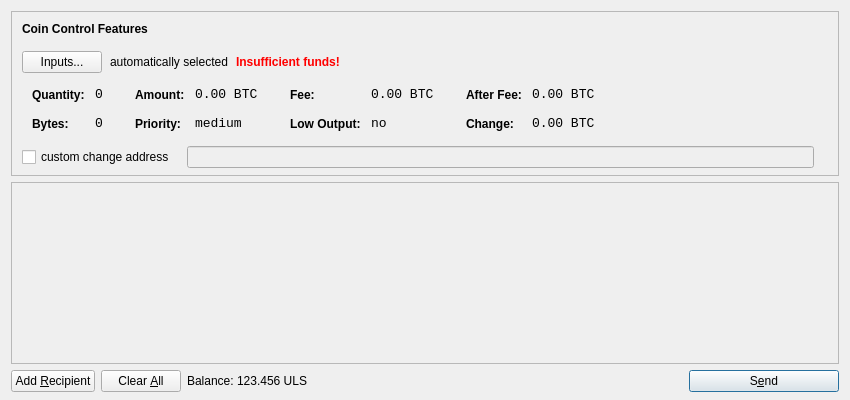
<?xml version="1.0" encoding="UTF-8"?>
<ui version="4.0">
 <class>SendCoinsDialog</class>
 <widget class="QDialog" name="SendCoinsDialog">
  <property name="geometry">
   <rect>
    <x>0</x>
    <y>0</y>
    <width>850</width>
    <height>400</height>
   </rect>
  </property>
  <property name="windowTitle">
   <string>Send Coins</string>
  </property>
  <layout class="QVBoxLayout" name="verticalLayout" stretch="0,1,0">
   <property name="bottomMargin">
    <number>8</number>
   </property>
   <item>
    <widget class="QFrame" name="frameCoinControl">
     <property name="sizePolicy">
      <sizepolicy hsizetype="Expanding" vsizetype="Expanding">
       <horstretch>0</horstretch>
       <verstretch>0</verstretch>
      </sizepolicy>
     </property>
     <property name="maximumSize">
      <size>
       <width>16777215</width>
       <height>16777215</height>
      </size>
     </property>
     <property name="frameShape">
      <enum>QFrame::StyledPanel</enum>
     </property>
     <property name="frameShadow">
      <enum>QFrame::Sunken</enum>
     </property>
     <layout class="QVBoxLayout" name="verticalLayoutCoinControl2">
      <property name="spacing">
       <number>-1</number>
      </property>
      <property name="leftMargin">
       <number>0</number>
      </property>
      <property name="topMargin">
       <number>0</number>
      </property>
      <property name="rightMargin">
       <number>0</number>
      </property>
      <property name="bottomMargin">
       <number>6</number>
      </property>
      <item>
       <layout class="QVBoxLayout" name="verticalLayoutCoinControl" stretch="0,0,0,0,1">
        <property name="spacing">
         <number>0</number>
        </property>
        <property name="leftMargin">
         <number>10</number>
        </property>
        <property name="topMargin">
         <number>10</number>
        </property>
        <item>
         <layout class="QHBoxLayout" name="horizontalLayoutCoinControl1">
          <property name="bottomMargin">
           <number>15</number>
          </property>
          <item>
           <widget class="QLabel" name="labelCoinControlFeatures">
            <property name="sizePolicy">
             <sizepolicy hsizetype="Preferred" vsizetype="Maximum">
              <horstretch>0</horstretch>
              <verstretch>0</verstretch>
             </sizepolicy>
            </property>
            <property name="font">
             <font>
              <weight>75</weight>
              <bold>true</bold>
             </font>
            </property>
            <property name="styleSheet">
             <string notr="true">font-weight:bold;</string>
            </property>
            <property name="text">
             <string>Coin Control Features</string>
            </property>
           </widget>
          </item>
         </layout>
        </item>
        <item>
         <layout class="QHBoxLayout" name="horizontalLayoutCoinControl2" stretch="0,0,0,0">
          <property name="spacing">
           <number>8</number>
          </property>
          <property name="bottomMargin">
           <number>10</number>
          </property>
          <item>
           <widget class="QPushButton" name="pushButtonCoinControl">
            <property name="styleSheet">
             <string notr="true"/>
            </property>
            <property name="text">
             <string>Inputs...</string>
            </property>
           </widget>
          </item>
          <item>
           <widget class="QLabel" name="labelCoinControlAutomaticallySelected">
            <property name="text">
             <string>automatically selected</string>
            </property>
            <property name="margin">
             <number>5</number>
            </property>
           </widget>
          </item>
          <item>
           <widget class="QLabel" name="labelCoinControlInsuffFunds">
            <property name="font">
             <font>
              <weight>75</weight>
              <bold>true</bold>
             </font>
            </property>
            <property name="styleSheet">
             <string notr="true">color:red;font-weight:bold;</string>
            </property>
            <property name="text">
             <string>Insufficient funds!</string>
            </property>
            <property name="margin">
             <number>5</number>
            </property>
           </widget>
          </item>
          <item>
           <spacer name="horizontalSpacerCoinControl">
            <property name="orientation">
             <enum>Qt::Horizontal</enum>
            </property>
            <property name="sizeHint" stdset="0">
             <size>
              <width>40</width>
              <height>1</height>
             </size>
            </property>
           </spacer>
          </item>
         </layout>
        </item>
        <item>
         <widget class="QWidget" name="widgetCoinControl" native="true">
          <property name="sizePolicy">
           <sizepolicy hsizetype="Preferred" vsizetype="Preferred">
            <horstretch>0</horstretch>
            <verstretch>0</verstretch>
           </sizepolicy>
          </property>
          <property name="minimumSize">
           <size>
            <width>0</width>
            <height>0</height>
           </size>
          </property>
          <property name="styleSheet">
           <string notr="true"/>
          </property>
          <layout class="QHBoxLayout" name="horizontalLayoutCoinControl5">
           <property name="margin">
            <number>0</number>
           </property>
           <item>
            <layout class="QHBoxLayout" name="horizontalLayoutCoinControl3" stretch="0,0,0,1">
             <property name="spacing">
              <number>20</number>
             </property>
             <property name="topMargin">
              <number>0</number>
             </property>
             <property name="bottomMargin">
              <number>10</number>
             </property>
             <item>
              <layout class="QFormLayout" name="formLayoutCoinControl1">
               <property name="horizontalSpacing">
                <number>10</number>
               </property>
               <property name="verticalSpacing">
                <number>14</number>
               </property>
               <property name="leftMargin">
                <number>10</number>
               </property>
               <property name="topMargin">
                <number>4</number>
               </property>
               <property name="rightMargin">
                <number>6</number>
               </property>
               <item row="0" column="0">
                <widget class="QLabel" name="labelCoinControlQuantityText">
                 <property name="styleSheet">
                  <string notr="true">font-weight:bold;</string>
                 </property>
                 <property name="text">
                  <string>Quantity:</string>
                 </property>
                 <property name="margin">
                  <number>0</number>
                 </property>
                </widget>
               </item>
               <item row="0" column="1">
                <widget class="QLabel" name="labelCoinControlQuantity">
                 <property name="font">
                  <font>
                   <family>Monospace</family>
                   <pointsize>10</pointsize>
                  </font>
                 </property>
                 <property name="cursor">
                  <cursorShape>IBeamCursor</cursorShape>
                 </property>
                 <property name="contextMenuPolicy">
                  <enum>Qt::ActionsContextMenu</enum>
                 </property>
                 <property name="text">
                  <string notr="true">0</string>
                 </property>
                 <property name="margin">
                  <number>0</number>
                 </property>
                 <property name="textInteractionFlags">
                  <set>Qt::LinksAccessibleByMouse|Qt::TextSelectableByKeyboard|Qt::TextSelectableByMouse</set>
                 </property>
                </widget>
               </item>
               <item row="1" column="0">
                <widget class="QLabel" name="labelCoinControlBytesText">
                 <property name="styleSheet">
                  <string notr="true">font-weight:bold;</string>
                 </property>
                 <property name="text">
                  <string>Bytes:</string>
                 </property>
                </widget>
               </item>
               <item row="1" column="1">
                <widget class="QLabel" name="labelCoinControlBytes">
                 <property name="font">
                  <font>
                   <family>Monospace</family>
                   <pointsize>10</pointsize>
                  </font>
                 </property>
                 <property name="cursor">
                  <cursorShape>IBeamCursor</cursorShape>
                 </property>
                 <property name="contextMenuPolicy">
                  <enum>Qt::ActionsContextMenu</enum>
                 </property>
                 <property name="text">
                  <string notr="true">0</string>
                 </property>
                 <property name="textInteractionFlags">
                  <set>Qt::LinksAccessibleByMouse|Qt::TextSelectableByKeyboard|Qt::TextSelectableByMouse</set>
                 </property>
                </widget>
               </item>
              </layout>
             </item>
             <item>
              <layout class="QFormLayout" name="formLayoutCoinControl2">
               <property name="horizontalSpacing">
                <number>10</number>
               </property>
               <property name="verticalSpacing">
                <number>14</number>
               </property>
               <property name="leftMargin">
                <number>6</number>
               </property>
               <property name="topMargin">
                <number>4</number>
               </property>
               <property name="rightMargin">
                <number>6</number>
               </property>
               <item row="0" column="0">
                <widget class="QLabel" name="labelCoinControlAmountText">
                 <property name="styleSheet">
                  <string notr="true">font-weight:bold;</string>
                 </property>
                 <property name="text">
                  <string>Amount:</string>
                 </property>
                 <property name="margin">
                  <number>0</number>
                 </property>
                </widget>
               </item>
               <item row="0" column="1">
                <widget class="QLabel" name="labelCoinControlAmount">
                 <property name="font">
                  <font>
                   <family>Monospace</family>
                   <pointsize>10</pointsize>
                  </font>
                 </property>
                 <property name="cursor">
                  <cursorShape>IBeamCursor</cursorShape>
                 </property>
                 <property name="contextMenuPolicy">
                  <enum>Qt::ActionsContextMenu</enum>
                 </property>
                 <property name="text">
                  <string notr="true">0.00 BTC</string>
                 </property>
                 <property name="textInteractionFlags">
                  <set>Qt::LinksAccessibleByMouse|Qt::TextSelectableByKeyboard|Qt::TextSelectableByMouse</set>
                 </property>
                </widget>
               </item>
               <item row="1" column="0">
                <widget class="QLabel" name="labelCoinControlPriorityText">
                 <property name="styleSheet">
                  <string notr="true">font-weight:bold;</string>
                 </property>
                 <property name="text">
                  <string>Priority:</string>
                 </property>
                </widget>
               </item>
               <item row="1" column="1">
                <widget class="QLabel" name="labelCoinControlPriority">
                 <property name="font">
                  <font>
                   <family>Monospace</family>
                   <pointsize>10</pointsize>
                  </font>
                 </property>
                 <property name="cursor">
                  <cursorShape>IBeamCursor</cursorShape>
                 </property>
                 <property name="contextMenuPolicy">
                  <enum>Qt::ActionsContextMenu</enum>
                 </property>
                 <property name="text">
                  <string>medium</string>
                 </property>
                 <property name="textInteractionFlags">
                  <set>Qt::LinksAccessibleByMouse|Qt::TextSelectableByKeyboard|Qt::TextSelectableByMouse</set>
                 </property>
                </widget>
               </item>
              </layout>
             </item>
             <item>
              <layout class="QFormLayout" name="formLayoutCoinControl3">
               <property name="horizontalSpacing">
                <number>10</number>
               </property>
               <property name="verticalSpacing">
                <number>14</number>
               </property>
               <property name="leftMargin">
                <number>6</number>
               </property>
               <property name="topMargin">
                <number>4</number>
               </property>
               <property name="rightMargin">
                <number>6</number>
               </property>
               <item row="0" column="0">
                <widget class="QLabel" name="labelCoinControlFeeText">
                 <property name="styleSheet">
                  <string notr="true">font-weight:bold;</string>
                 </property>
                 <property name="text">
                  <string>Fee:</string>
                 </property>
                 <property name="margin">
                  <number>0</number>
                 </property>
                </widget>
               </item>
               <item row="0" column="1">
                <widget class="QLabel" name="labelCoinControlFee">
                 <property name="font">
                  <font>
                   <family>Monospace</family>
                   <pointsize>10</pointsize>
                  </font>
                 </property>
                 <property name="cursor">
                  <cursorShape>IBeamCursor</cursorShape>
                 </property>
                 <property name="contextMenuPolicy">
                  <enum>Qt::ActionsContextMenu</enum>
                 </property>
                 <property name="text">
                  <string notr="true">0.00 BTC</string>
                 </property>
                 <property name="textInteractionFlags">
                  <set>Qt::LinksAccessibleByMouse|Qt::TextSelectableByKeyboard|Qt::TextSelectableByMouse</set>
                 </property>
                </widget>
               </item>
               <item row="1" column="0">
                <widget class="QLabel" name="labelCoinControlLowOutputText">
                 <property name="styleSheet">
                  <string notr="true">font-weight:bold;</string>
                 </property>
                 <property name="text">
                  <string>Low Output:</string>
                 </property>
                </widget>
               </item>
               <item row="1" column="1">
                <widget class="QLabel" name="labelCoinControlLowOutput">
                 <property name="font">
                  <font>
                   <family>Monospace</family>
                   <pointsize>10</pointsize>
                  </font>
                 </property>
                 <property name="cursor">
                  <cursorShape>IBeamCursor</cursorShape>
                 </property>
                 <property name="contextMenuPolicy">
                  <enum>Qt::ActionsContextMenu</enum>
                 </property>
                 <property name="text">
                  <string>no</string>
                 </property>
                 <property name="textInteractionFlags">
                  <set>Qt::LinksAccessibleByMouse|Qt::TextSelectableByKeyboard|Qt::TextSelectableByMouse</set>
                 </property>
                </widget>
               </item>
              </layout>
             </item>
             <item>
              <layout class="QFormLayout" name="formLayoutCoinControl4">
               <property name="horizontalSpacing">
                <number>10</number>
               </property>
               <property name="verticalSpacing">
                <number>14</number>
               </property>
               <property name="leftMargin">
                <number>6</number>
               </property>
               <property name="topMargin">
                <number>4</number>
               </property>
               <property name="rightMargin">
                <number>6</number>
               </property>
               <item row="0" column="0">
                <widget class="QLabel" name="labelCoinControlAfterFeeText">
                 <property name="styleSheet">
                  <string notr="true">font-weight:bold;</string>
                 </property>
                 <property name="text">
                  <string>After Fee:</string>
                 </property>
                 <property name="margin">
                  <number>0</number>
                 </property>
                </widget>
               </item>
               <item row="0" column="1">
                <widget class="QLabel" name="labelCoinControlAfterFee">
                 <property name="font">
                  <font>
                   <family>Monospace</family>
                   <pointsize>10</pointsize>
                  </font>
                 </property>
                 <property name="cursor">
                  <cursorShape>IBeamCursor</cursorShape>
                 </property>
                 <property name="contextMenuPolicy">
                  <enum>Qt::ActionsContextMenu</enum>
                 </property>
                 <property name="text">
                  <string notr="true">0.00 BTC</string>
                 </property>
                 <property name="textInteractionFlags">
                  <set>Qt::LinksAccessibleByMouse|Qt::TextSelectableByKeyboard|Qt::TextSelectableByMouse</set>
                 </property>
                </widget>
               </item>
               <item row="1" column="0">
                <widget class="QLabel" name="labelCoinControlChangeText">
                 <property name="styleSheet">
                  <string notr="true">font-weight:bold;</string>
                 </property>
                 <property name="text">
                  <string>Change:</string>
                 </property>
                </widget>
               </item>
               <item row="1" column="1">
                <widget class="QLabel" name="labelCoinControlChange">
                 <property name="font">
                  <font>
                   <family>Monospace</family>
                   <pointsize>10</pointsize>
                  </font>
                 </property>
                 <property name="cursor">
                  <cursorShape>IBeamCursor</cursorShape>
                 </property>
                 <property name="contextMenuPolicy">
                  <enum>Qt::ActionsContextMenu</enum>
                 </property>
                 <property name="text">
                  <string notr="true">0.00 BTC</string>
                 </property>
                 <property name="textInteractionFlags">
                  <set>Qt::LinksAccessibleByMouse|Qt::TextSelectableByKeyboard|Qt::TextSelectableByMouse</set>
                 </property>
                </widget>
               </item>
              </layout>
             </item>
            </layout>
           </item>
          </layout>
         </widget>
        </item>
        <item>
         <layout class="QHBoxLayout" name="horizontalLayoutCoinControl4" stretch="0,0,0">
          <property name="spacing">
           <number>12</number>
          </property>
          <property name="sizeConstraint">
           <enum>QLayout::SetDefaultConstraint</enum>
          </property>
          <property name="topMargin">
           <number>5</number>
          </property>
          <property name="rightMargin">
           <number>5</number>
          </property>
          <item>
           <widget class="QCheckBox" name="checkBoxCoinControlChange">
            <property name="text">
             <string>custom change address</string>
            </property>
           </widget>
          </item>
          <item>
           <widget class="QLineEdit" name="lineEditCoinControlChange">
            <property name="enabled">
             <bool>false</bool>
            </property>
            <property name="sizePolicy">
             <sizepolicy hsizetype="Expanding" vsizetype="Fixed">
              <horstretch>0</horstretch>
              <verstretch>0</verstretch>
             </sizepolicy>
            </property>
           </widget>
          </item>
          <item>
           <widget class="QLabel" name="labelCoinControlChangeLabel">
            <property name="sizePolicy">
             <sizepolicy hsizetype="Preferred" vsizetype="Expanding">
              <horstretch>0</horstretch>
              <verstretch>0</verstretch>
             </sizepolicy>
            </property>
            <property name="minimumSize">
             <size>
              <width>0</width>
              <height>0</height>
             </size>
            </property>
            <property name="text">
             <string/>
            </property>
            <property name="margin">
             <number>3</number>
            </property>
           </widget>
          </item>
         </layout>
        </item>
        <item>
         <spacer name="verticalSpacerCoinControl">
          <property name="orientation">
           <enum>Qt::Vertical</enum>
          </property>
          <property name="sizeHint" stdset="0">
           <size>
            <width>800</width>
            <height>1</height>
           </size>
          </property>
         </spacer>
        </item>
       </layout>
      </item>
     </layout>
    </widget>
   </item>
   <item>
    <widget class="QScrollArea" name="scrollArea">
     <property name="widgetResizable">
      <bool>true</bool>
     </property>
     <widget class="QWidget" name="scrollAreaWidgetContents">
      <property name="geometry">
       <rect>
        <x>0</x>
        <y>0</y>
        <width>830</width>
        <height>165</height>
       </rect>
      </property>
      <layout class="QVBoxLayout" name="verticalLayout_2">
       <property name="margin">
        <number>0</number>
       </property>
       <item>
        <layout class="QVBoxLayout" name="entries">
         <property name="spacing">
          <number>6</number>
         </property>
        </layout>
       </item>
       <item>
        <spacer name="verticalSpacer">
         <property name="orientation">
          <enum>Qt::Vertical</enum>
         </property>
         <property name="sizeHint" stdset="0">
          <size>
           <width>20</width>
           <height>40</height>
          </size>
         </property>
        </spacer>
       </item>
      </layout>
     </widget>
    </widget>
   </item>
   <item>
    <layout class="QHBoxLayout" name="horizontalLayout">
     <item>
      <widget class="QPushButton" name="addButton">
       <property name="toolTip">
        <string>Send to multiple recipients at once</string>
       </property>
       <property name="text">
        <string>Add &amp;Recipient</string>
       </property>
       <property name="icon">
        <iconset resource="../bitcoin.qrc">
         <normaloff>:/icons/add</normaloff>:/icons/add</iconset>
       </property>
       <property name="autoDefault">
        <bool>false</bool>
       </property>
      </widget>
     </item>
     <item>
      <widget class="QPushButton" name="clearButton">
       <property name="sizePolicy">
        <sizepolicy hsizetype="Minimum" vsizetype="Fixed">
         <horstretch>0</horstretch>
         <verstretch>0</verstretch>
        </sizepolicy>
       </property>
       <property name="toolTip">
        <string>Remove all transaction fields</string>
       </property>
       <property name="text">
        <string>Clear &amp;All</string>
       </property>
       <property name="icon">
        <iconset resource="../bitcoin.qrc">
         <normaloff>:/icons/remove</normaloff>:/icons/remove</iconset>
       </property>
       <property name="autoRepeatDelay">
        <number>300</number>
       </property>
       <property name="autoDefault">
        <bool>false</bool>
       </property>
      </widget>
     </item>
     <item>
      <layout class="QHBoxLayout" name="horizontalLayout_2">
       <property name="spacing">
        <number>3</number>
       </property>
       <item>
        <widget class="QLabel" name="label">
         <property name="text">
          <string>Balance:</string>
         </property>
        </widget>
       </item>
       <item>
        <widget class="QLabel" name="labelBalance">
         <property name="cursor">
          <cursorShape>IBeamCursor</cursorShape>
         </property>
         <property name="text">
          <string>123.456 ULS</string>
         </property>
         <property name="textInteractionFlags">
          <set>Qt::LinksAccessibleByMouse|Qt::TextSelectableByKeyboard|Qt::TextSelectableByMouse</set>
         </property>
        </widget>
       </item>
      </layout>
     </item>
     <item>
      <spacer name="horizontalSpacer">
       <property name="orientation">
        <enum>Qt::Horizontal</enum>
       </property>
       <property name="sizeHint" stdset="0">
        <size>
         <width>40</width>
         <height>20</height>
        </size>
       </property>
      </spacer>
     </item>
     <item>
      <widget class="QPushButton" name="sendButton">
       <property name="minimumSize">
        <size>
         <width>150</width>
         <height>0</height>
        </size>
       </property>
       <property name="toolTip">
        <string>Confirm the send action</string>
       </property>
       <property name="text">
        <string>S&amp;end</string>
       </property>
       <property name="icon">
        <iconset resource="../bitcoin.qrc">
         <normaloff>:/icons/send</normaloff>:/icons/send</iconset>
       </property>
       <property name="default">
        <bool>true</bool>
       </property>
      </widget>
     </item>
    </layout>
   </item>
  </layout>
 </widget>
 <resources>
  <include location="../bitcoin.qrc"/>
 </resources>
 <connections/>
</ui>
